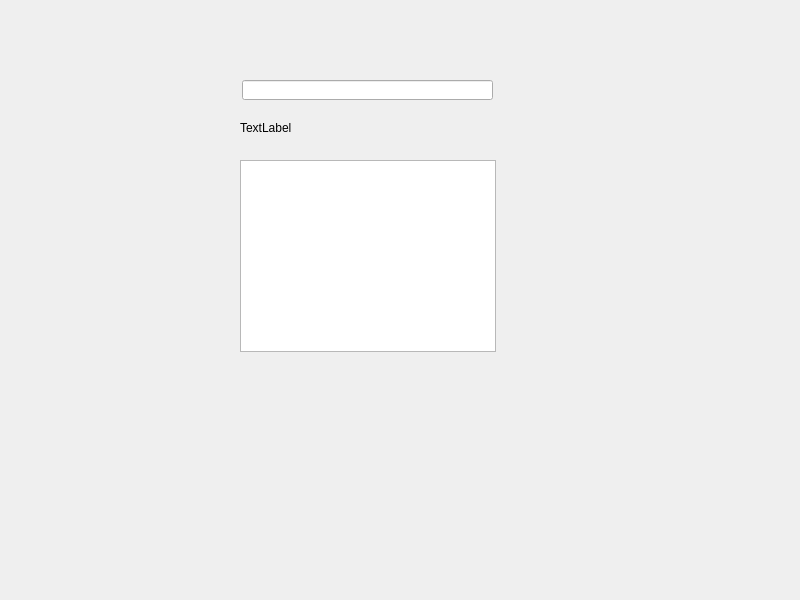
<?xml version="1.0" encoding="UTF-8"?>
<ui version="4.0">
 <class>Widget</class>
 <widget class="QWidget" name="Widget">
  <property name="geometry">
   <rect>
    <x>0</x>
    <y>0</y>
    <width>800</width>
    <height>600</height>
   </rect>
  </property>
  <property name="windowTitle">
   <string>Widget</string>
  </property>
  <widget class="QLineEdit" name="lineEdit">
   <property name="geometry">
    <rect>
     <x>242</x>
     <y>80</y>
     <width>251</width>
     <height>20</height>
    </rect>
   </property>
  </widget>
  <widget class="QLabel" name="label">
   <property name="geometry">
    <rect>
     <x>240</x>
     <y>120</y>
     <width>251</width>
     <height>16</height>
    </rect>
   </property>
   <property name="text">
    <string>TextLabel</string>
   </property>
  </widget>
  <widget class="QTextBrowser" name="textBrowser">
   <property name="geometry">
    <rect>
     <x>240</x>
     <y>160</y>
     <width>256</width>
     <height>192</height>
    </rect>
   </property>
  </widget>
 </widget>
 <resources/>
 <connections/>
</ui>
